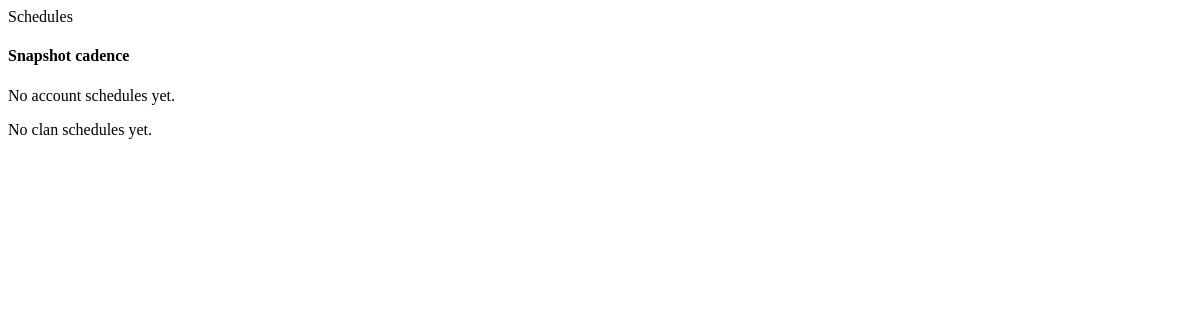
The page /jobs/schedule/list (signed in) on the database as committed earlier.
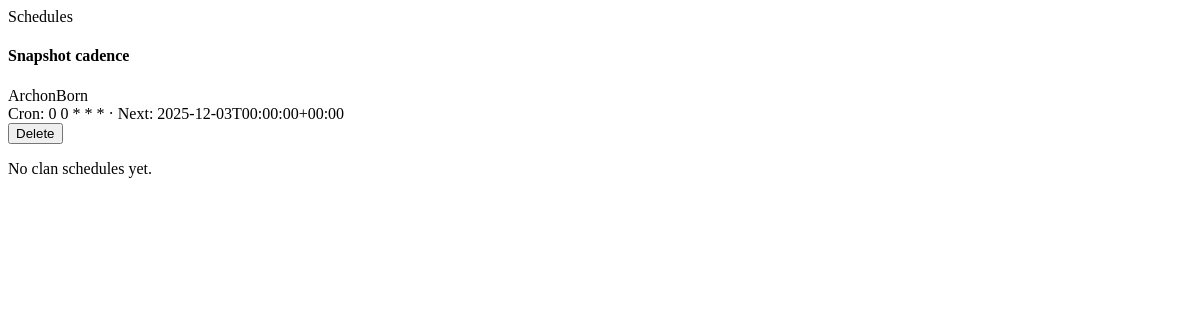
The same page on the database as committed later.
### tables this page shows
CREATE TABLE snapshot_jobs (
id INTEGER PRIMARY KEY AUTOINCREMENT,
user_id INTEGER NOT NULL,
target_type TEXT NOT NULL, -- account | clan
target_id INTEGER NOT NULL,
cadence_cron TEXT NOT NULL,
last_run DATETIME,
next_run DATETIME,
status TEXT DEFAULT 'idle',
metadata TEXT DEFAULT '{}',
created_at DATETIME DEFAULT CURRENT_TIMESTAMP,
updated_at DATETIME DEFAULT CURRENT_TIMESTAMP,
FOREIGN KEY (user_id) REFERENCES users(id) ON DELETE CASCADE
);

CREATE TABLE accounts (
id INTEGER PRIMARY KEY AUTOINCREMENT,
name TEXT UNIQUE NOT NULL,
display_name TEXT,
default_mode TEXT DEFAULT 'main',
created_at DATETIME DEFAULT CURRENT_TIMESTAMP,
updated_at DATETIME DEFAULT CURRENT_TIMESTAMP,
active INTEGER DEFAULT 1,
metadata TEXT DEFAULT '{}'
);

### web/routes/jobs.py (the view)
@router.get("/jobs/schedule/list", response_class=HTMLResponse)
async def list_schedules(request: Request):
    user = get_current_user(request)
    if not user:
        return HTMLResponse("", status_code=204)
    user_schedules = schedules.list_user_schedules(user["id"])
    clan_schedules = schedules.list_clan_schedules(user["id"])
    return templates.TemplateResponse(
        "partials/job_schedules.html",
        {"request": request, "schedules": user_schedules, "clan_schedules": clan_schedules},
    )

### web/templates/partials/job_schedules.html (shortened to what this page needs)
<div class="card control-card">
  <div class="card-header">
    <div>
      <p class="eyebrow">Schedules</p>
      <h4>Snapshot cadence</h4>
    </div>
  </div>
  <div class="list">
    {% if schedules %}
      {% for sched in schedules %}
        <div class="list-row">
          <div>
            <div class="list-title">{{ sched.account_name }}</div>
            <div class="list-sub">Cron: {{ sched.cadence_cron }} · Next: {{ sched.next_run or '—' }}</div>
          </div>
          <form hx-post="/jobs/schedule/delete" hx-target="#job-schedules" hx-swap="innerHTML">
            <button class="btn ghost small" type="submit">Delete</button>
          </form>
        </div>
      {% endfor %}
    {% else %}
      <p class="ink-2">No account schedules yet.</p>
    {% endif %}
  </div>
  <div class="list" style="margin-top:8px;">
    {% if clan_schedules %}
      {% for sched in clan_schedules %}
        <div class="list-row">
          <div>
            <div class="list-title">Clan: {{ sched.clan_name }}</div>
            <div class="list-sub">Cron: {{ sched.cadence_cron }} · Next: {{ sched.next_run or '—' }}</div>
          </div>
          <form hx-post="/jobs/schedule/delete" hx-target="#job-schedules" hx-swap="innerHTML">
            <input type="hidden" name="schedule_id" value="{{ sched.id }}">
            <button class="btn ghost small" type="submit">Delete</button>
          </form>
        </div>
      {% endfor %}
    {% else %}
      <p class="ink-2">No clan schedules yet.</p>
    {% endif %}
  </div>
</div>

Rows that differ between the two databases and show on the page:
added snapshot_jobs: account_name "ArchonBorn", cadence_cron "0 0 * * *", next_run "2025-12-03T00:00:00+00:00"
Other text that changed with them:
text no longer shown: "No account schedules yet."
